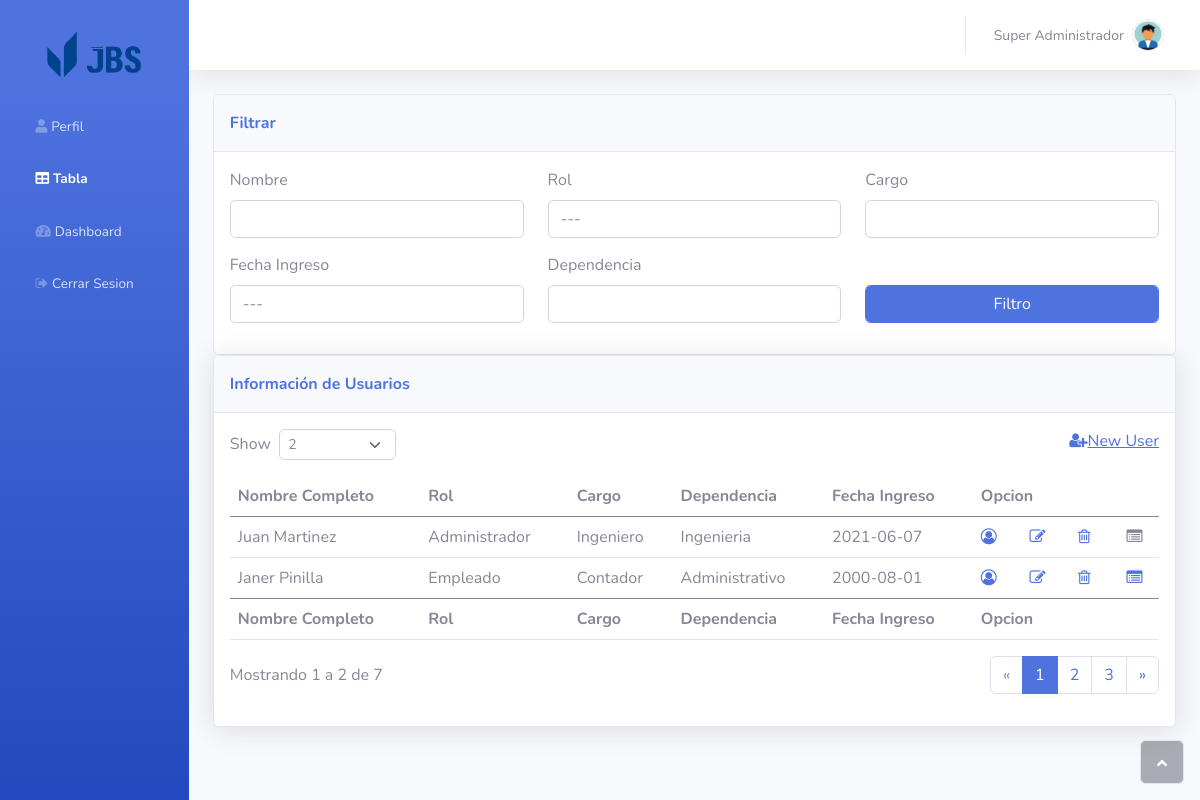
The page /system/table (signed in) on the database its author committed.
### flaskr/models/usuario.py (models this page shows, shortened)
class Usuario(UserMixin, sqla.Model):
    idUsuario = sqla.Column(sqla.Integer, primary_key=True, nullable=False)
    correo = sqla.Column(sqla.Text, nullable=False, unique=True)
    password = sqla.Column(sqla.Text, nullable=False)
    nombre = sqla.Column(sqla.Text, nullable=False)
    apellido = sqla.Column(sqla.Text, nullable=False)
    cedula = sqla.Column(sqla.Integer, nullable=False, unique=True)
    fecha_ingreso = sqla.Column(sqla.DateTime, nullable=False)
    fecha_contrato = sqla.Column(sqla.DateTime, nullable=False)
    tipo_contrato = sqla.Column(sqla.Text, nullable=False)
    cargo = sqla.Column(sqla.Text, nullable=False)
    dependencia = sqla.Column(sqla.Text, nullable=False)
    salario = sqla.Column(sqla.Float, nullable=False)
    estado = sqla.Column(sqla.Boolean, nullable=False, default=1)
    uuid = sqla.Column(sqla.String(64), nullable=False, default=lambda: str(uuid4()))
    idRol = sqla.Column(sqla.Integer, sqla.ForeignKey('rol.idRol'), nullable=False)
    nombreRol = sqla.relationship('Rol', backref=sqla.backref('usuarios', lazy=True))
    direccion = sqla.Column(sqla.String, nullable=False)
    celular = sqla.Column(sqla.Integer, nullable=False)
    telefono = sqla.Column(sqla.Integer, nullable=False)
    image = sqla.Column(sqla.Text, nullable=False)

### flaskr/models/rol.py (models this page shows)
class Rol(sqla.Model):
    idRol = sqla.Column(sqla.Integer, primary_key=True, nullable=False)
    tipo = sqla.Column(sqla.Text, nullable=False, unique=True)
    def __repr__(self):
        return self.tipo

### flaskr/system.py (the view, shortened to what this page needs)
@bp.route("/table")
@login_required
@admin_required
def table():
    form = FilterForm(request.args, meta={"csrf": False})
    if current_user.idRol == 1:
        usuarios = Usuario.query.filter((Usuario.idRol == 3) | (Usuario.idRol == 2), Usuario.estado == 1).all()
    elif current_user.idRol == 2:
        usuarios = Usuario.query.filter_by(idRol = 3, estado=1).all()
    categorias = [(0, "---")]
    for i in range(current_user.idRol, 3):
        rol = Rol.query.filter_by(idRol=i+1).first()
        rol_choice = (rol.idRol, rol)
        categorias.append(rol_choice)
    form.rol.choices = categorias
    try:
        is_ajax = int(request.args["ajax"])
    except:
        is_ajax = 0
    opciones = usuarios_mostrar(5,2)
    return render_template('system/table.html', form=form, usuarios=usuarios, opciones=opciones)

### flaskr/forms.py
class FilterForm(FlaskForm):
    name = StringField("Nombre", validators=[Length(max=15)])
    rol = SelectField("Rol", coerce=int)
    cargo = StringField("Cargo", validators=[Length(max=15)])
    date_admission = SelectField("Fecha Ingreso", coerce=int, choices=[(0, "---"), (1, "Antiguos a Recientes"), (2, "Recientes a Antiguos")])
    dependencia = StringField("Dependencia", validators=[Length(max=15)])
    submit = SubmitField("Filtro")

### flaskr/models/usuario.py (called while the page is built)
@login_manager.user_loader
def load_user(user_uuid):
    return Usuario.query.filter_by(uuid=user_uuid).first()

### flaskr/system.py (called while the page is built)
def admin_required(view):
        @functools.wraps(view)
        def wrapped_view(**kwargs):
            if current_user.idRol == 3:
                return redirect(url_for("system.profile"))
            return view(**kwargs)
        return wrapped_view

def usuarios_mostrar(cant_opciones, rango):
    return [ i for i in range(rango,(cant_opciones*rango)+rango,rango)]

### flaskr/templates/system/table.html (shortened to what this page needs)
{% extends 'base_after.html' %}
{% set active_page = 'Table' %}
{% from "_error_messages.html" import error_messages %}
{% block container %}
<div class="card">
    <div class="card-header py-3">
        <p class="text-primary m-0 fw-bold">Filtrar</p>
    </div>
    <div class="card-body">
        <form class="filter-form" action="{{ url_for('system.table' ) }}" method="GET">
            <div class="row">
                <div class="col">
                    <div class="form-group">
                        {{ form.name.label(class="form-label") }}
                        {{ form.name(class="form-control") }}
                    </div>
                </div>
                <div class="col">
                    <div class="form-group">
                        {{ form.rol.label(class="form-label") }}
                        {{ form.rol(class="form-control") }}
                    </div>
                </div>
                <div class="col">
                    <div class="form-group">
                        {{ form.cargo.label(class="form-label") }}
                        {{ form.cargo(class="form-control") }}
                    </div>
                </div>
            </div>
            <div class="row">
                <div class="col">
                    <div class="form-group">
                        {{ form.date_admission.label(class="form-label") }}
                        {{ form.date_admission(class="form-control") }}
                    </div>
                </div>
                <div class="col">
                    <div class="form-group">
                        {{ form.dependencia.label(class="form-label") }}
                        {{ form.dependencia(class="form-control") }}
                    </div>
                </div>
                <div class="col">
                    {{ form.submit(class="btn btn-primary form-control",style="margin-bottom: 0%;margin-top: 2em;") }}
                </div>
            </div>
        </form>
    </div>
</div>
<div class="card shadow">
    <div class="card-header py-3">
        <p class="text-primary m-0 fw-bold">Información de Usuarios</p>
    </div>
    <div class="card-body">
        <div class="row">
            <div class="col-md-6 text-nowrap">
                <div id="dataTable_length" name="dataTable_length" class="dataTables_length" aria-controls="dataTable">
                    <label class="form-label">Show&nbsp;
                        <select class="d-inline-block form-select form-select-sm">
                            {% for i in opciones%}
                            {% if opciones[0] == i%}
                            <option value="{{ i }}" selected="">{{ i }}</option>
                            {% else %}
                            <option value="{{ i }}">{{ i }}</option>
                            {% endif %}
                            {% endfor %}
                        </select>&nbsp;
                    </label>
                </div>
            </div>
            <div class="col-md-6">
                <div class="text-md-end dataTables_filter" id="dataTable_filter"><a
                        href="{{ url_for('system.NewUser') }}"><i class="fa fa-user-plus"></i><span>New User</span></a>
                </div>
            </div>
        </div>
        <div class="table-responsive table mt-2" id="dataTable" role="grid" aria-describedby="dataTable_info">
            <table class="table my-0" id="data">
                <thead>
                    <tr>
                        <th>Nombre Completo</th>
                        <th>Rol</th>
                        <th>Cargo</th>
                        <th>Dependencia</th>
                        <th>Fecha Ingreso</th>
                        <th>Opcion</th>
                    </tr>
                </thead>
                <tbody class="filtro_form">
                    {% if usuarios|length >= opciones[0] %}
                    {% set cantidad = opciones[0] %}
                    {% else %}
                    {% set cantidad = usuarios|length %}
                    {% endif %}
                    {% for i in range(cantidad) %}
                    <tr>
                        <td>{{ usuarios[i].nombre +" "+ usuarios[i].apellido}}</td>
                        <td>{{ usuarios[i].nombreRol }}</td>
                        <td>{{ usuarios[i].cargo }}</td>
                        <td>{{ usuarios[i].dependencia }}</td>
                        <td>{{ usuarios[i].fecha_ingreso.strftime('%Y-%m-%d') }}</td>
                        <td>
                            <div class="row">
                                <div class="col"><a href="{{ url_for('system.view', usuario_id=usuarios[i].idUsuario) }}"><i
                                            class="fa fa-user-circle-o"></i></a></div>
                                <div class="col"><a href="{{ url_for('system.edit', usuario_id=usuarios[i].idUsuario) }}"
                                        style="text-align: center;"><i class="fa fa-edit"></i></a></div>
                                <div class="col">
                                    <a href="{{ url_for('system.delete', usuario_id=usuarios[i].idUsuario) }}"
                                        onclick="return confirm(&#39;Esta seguro que quiere remover a este usuario?&#39;)">
                                        <i class="fa fa-trash-o"></i>
                                    </a>
                                </div>
                                {% if usuarios[i].idRol == 3 %}
                                <div class="col">
                                    <a href="{{ url_for('system.retroalimentacion', usuario_id=usuarios[i].idUsuario) }}">
                                        <i class="fa fa-list-alt"></i>
                                    </a>
                                </div>
                                {% else %}
                                <div class="col"><i class="fa fa-list-alt"></i></div>
                                {% endif %}
                            </div>
                        </td>
                    </tr>
                    {% endfor %}
                </tbody>
                <tfoot>
                    <tr>
                        <td><strong>Nombre Completo</strong></td>
                        <td><strong>Rol</strong></td>
                        <td><strong>Cargo</strong></td>
                        <td><strong>Dependencia</strong></td>
                        <td><strong>Fecha Ingreso</strong></td>
                        <td><strong>Opcion</strong></td>
                    </tr>
                </tfoot>
            </table>
        </div>
        <div class="row">
            <div class="col-md-6 align-self-center">
                <p id="dataTable_info" class="dataTables_info" role="status" aria-live="polite">
                    {% if usuarios|length == 0 %}
                        Mostrando 0 usuarios
                    {% else %}
                        Mostrando 1 a {{cantidad}} de {{usuarios|length}}
                    {% endif %}
                </p>
            </div>
            <div class="col-md-6">
                <nav class="d-lg-flex justify-content-lg-end dataTables_paginate paging_simple_numbers">
                    <ul class="pagination">
                        <li class="page-item disabled" id="Previous">
                            <a class="page-link" href="#"  aria-label="Previous">
                                <span aria-hidden="true">«</span>
                            </a>
                        </li>
                        <li class="page-item numero_pagina active"><a class="page-link" href="#">1</a></li>
                        <li class="page-item numero_pagina"><a class="page-link" href="#">2</a></li>
                        <li class="page-item numero_pagina"><a class="page-link" href="#">3</a></li>
                        <li class="page-item" id="Next">
                            <a class="page-link" href="#"  aria-label="Next">
                                <span aria-hidden="true">»</span>
                            </a>
                        </li>
                    </ul>
                </nav>
            </div>
        </div>
    </div>
</div>
{% endblock %}

### flaskr/templates/base_after.html (shortened to what this page needs)
{% extends 'base.html' %}
{% block body %}
<body id="page-top" style="border-bottom-width: 1px;border-bottom-style: solid;">
    <div id="wrapper">
        <nav class="navbar navbar-dark align-items-start sidebar sidebar-dark accordion bg-gradient-primary p-0" style="width: 150px;">
            <div class="container-fluid d-flex flex-column p-0">
                <a class="navbar-brand d-flex justify-content-center align-items-center sidebar-brand m-0" style="width: 150px;height: 100px;margin: auto">
                    <img src="/static/img/logo.png" style="width: 100px;min-width: 70px; display: block;margin: auto;border-radius: 26px;">
                </a>
                <ul class="navbar-nav text-light" id="accordionSidebar">
                    <li class="nav-item"><a style="width: 150px;" class="nav-link {{'active' if active_page == 'Profile' else ''}}" href="{{ url_for('system.profile') }}"><i class="fas fa-user"></i><span>Perfil</span></a></li>
                    {% if current_user.idRol == 1 or current_user.idRol == 2 %}
                    <li class="nav-item"><a style="width: 150px;" class="nav-link {{'active' if active_page == 'Table' else ''}}" href="{{ url_for('system.table') }}"><i class="fas fa-table"></i><span>Tabla</span></a></li>
                    <li class="nav-item"><a style="width: 150px;" class="nav-link {{'active' if active_page == 'Dashboard' else ''}}" href="{{ url_for('system.dashboard') }}"><i class="fas fa-tachometer-alt"></i><span>Dashboard</span></a></li>
                    {% endif %}
                    <li class="nav-item"><a style="width: 150px;" class="nav-link " href="{{ url_for('auth.logout') }}"><i class="fa fa-sign-out"></i><span>Cerrar Sesion</span></a></li>
                </ul>
            </div>
        </nav>
        <div class="d-flex flex-column" id="content-wrapper">
            <div id="content">
                <nav class="navbar navbar-light navbar-expand bg-white shadow mb-4 topbar static-top">
                    <div class="container-fluid">
                        <ul class="navbar-nav flex-nowrap ms-auto">
                            <li class="nav-item dropdown no-arrow">
                                <div class="nav-item dropdown no-arrow">
                                    <a class="dropdown-toggle nav-link" aria-expanded="false" data-bs-toggle="dropdown" href="#">
                                        <span class="d-none d-lg-inline me-2 text-gray-600 small">{{current_user.nombre}} {{ current_user.apellido }}</span>
                                        <img class="rounded-circle border img-profile" src="{% if current_user.image %} {{ url_for('system.uploads', filename=current_user.image) }} {% else %} {{ url_for('static', filename='img/avatars/avatar.jpeg') }} {% endif %}">
                                    </a>
                                </div>
                            </li>
                        </ul>
                    </div>
                </nav>
                <div class="container-fluid">
                    {% block container %} {% endblock %}
                </div>
            </div>
        </div>
        <a class="border rounded d-inline scroll-to-top" href="#page-top">
            <i class="fas fa-angle-up"></i>
        </a>
    </div>
</body>
{% endblock %}

### flaskr/static/css/Login-Form-Clean.css (style rules this page uses)
@media (max-width:1366px) { * { box-sizing: border-box; } }
@media (max-width:1366px) { body { margin: 0; background-color: #204862 } }
@media (max-width:1366px) { input { margin-bottom: 15px; padding: 10px; border-radius: 10px; text-align: center; border: none; outline: none; } }

### rows shown on the page
Usuario: nombre "Super", apellido "Administrador"
Usuario: nombre+apellido "Juan Martinez", cargo "Ingeniero", dependencia "Ingenieria", fecha_ingreso "2021-06-07"
Rol: tipo "Administrador"
Usuario: nombre+apellido "Janer Pinilla", cargo "Contador", dependencia "Administrativo", fecha_ingreso "2000-08-01"
Rol: tipo "Empleado"

### other values the page prints
{{ cantidad }} "2"
{{ usuarios|length }} "7"
form field value "2"
